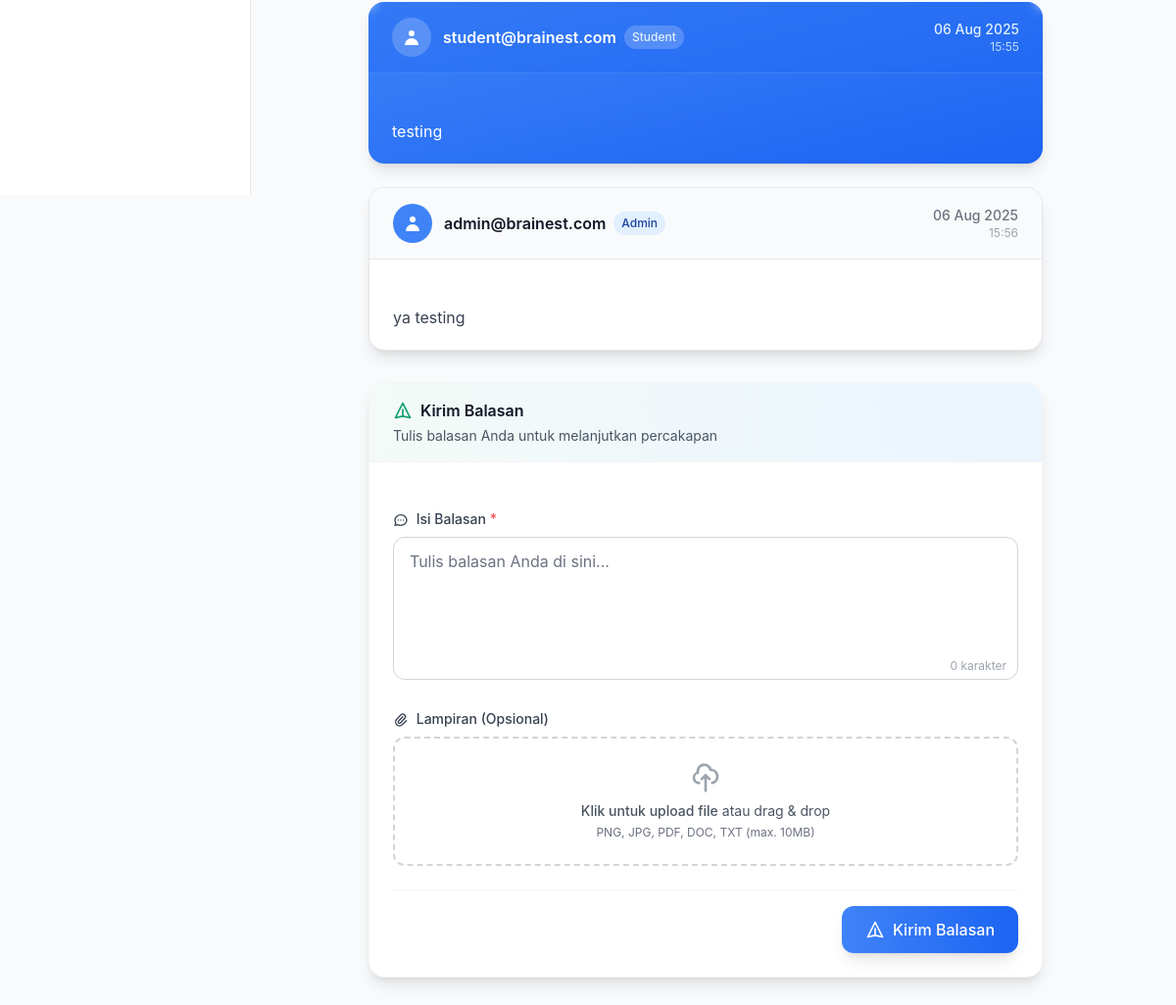
The app's page /messages/thread/1/ (signed in, lower part), older data.
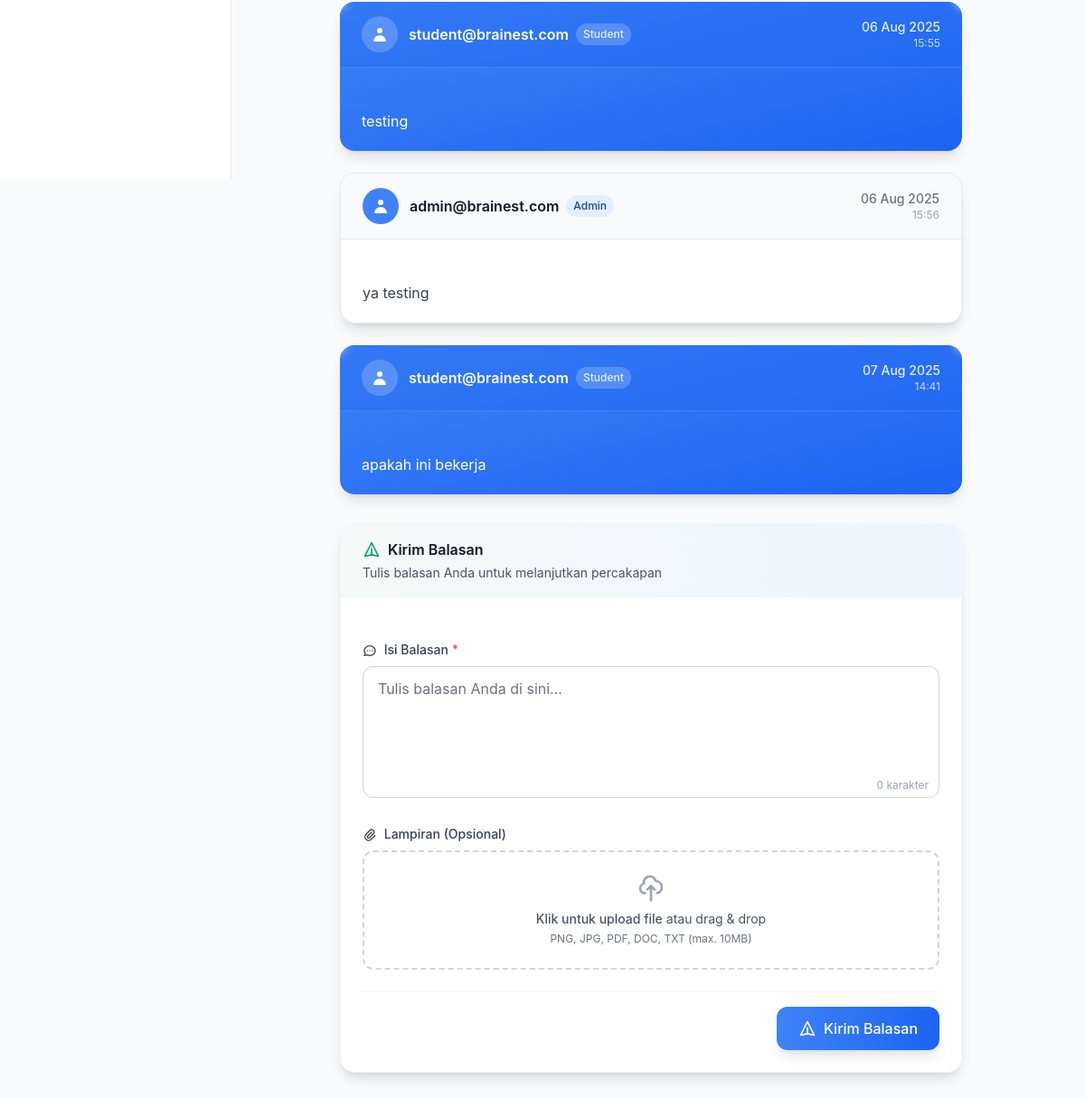
The same page, newer data.
### otosapp/models.py (models this page shows, shortened)
class Message(models.Model):
    thread = models.ForeignKey(MessageThread, on_delete=models.CASCADE, related_name='messages')
    sender = models.ForeignKey(User, on_delete=models.CASCADE, related_name='sent_messages')
    content = models.TextField(help_text="Isi pesan")
    attachment = models.FileField(upload_to='message_attachments/', null=True, blank=True,
                                help_text="File lampiran (opsional)")
    is_read = models.BooleanField(default=False)
    is_edited = models.BooleanField(default=False)
    created_at = models.DateTimeField(auto_now_add=True)
    updated_at = models.DateTimeField(auto_now=True)
    class Meta:
        ordering = ['created_at']
        verbose_name = "Pesan"
        verbose_name_plural = "Pesan"

class User(AbstractUser):
    email = models.EmailField(unique=True)
    USERNAME_FIELD = 'email'
    REQUIRED_FIELDS = ['username']
    role = models.ForeignKey('Role', on_delete=models.SET_NULL, null=True)
    profile_picture = models.ImageField(upload_to='profile_pictures/', null=True, blank=True)
    groups = models.ManyToManyField(
        Group,
        related_name="custom_user_set",  # Add a custom related name here
        blank=True,
        help_text="The groups this user belongs to.",
        verbose_name="groups"
    )
    user_permissions = models.ManyToManyField(
        Permission,
        related_name="custom_user_permissions",  # Add a custom related name here
        blank=True,
        help_text="Specific permissions for this user.",
        verbose_name="user permissions"
    )
    def is_admin(self):
        return self.role and self.role.role_name == 'Admin'

class Role(models.Model):
    role_name = models.CharField(max_length=200, unique=True)

### otosapp/views.py (the view, shortened to what this page needs)
# urls.py: path('messages/thread/<int:thread_id>/', views.message_thread, name='message_thread'),
@login_required
def message_thread(request, thread_id):
    thread = get_object_or_404(MessageThread, id=thread_id)
    user = request.user
    has_access = False
    if user.role and user.role.role_name == 'Student':
        has_access = (thread.student == user)
    else:
        has_access = (thread.teacher_or_admin == user or thread.teacher_or_admin is None)
    if not has_access:
        messages.error(request, 'Anda tidak memiliki akses ke thread ini.')
        return redirect('message_inbox')
    if not thread.teacher_or_admin and user.role and user.role.role_name != 'Student':
        thread.teacher_or_admin = user
        thread.save()
    thread.mark_as_read_for_user(user)
    messages_list = thread.messages.all().order_by('created_at')
    context = {
        'thread': thread,
        'messages_list': messages_list,
        'status_choices': MessageThread.STATUS_CHOICES,
        'can_manage': user.role and user.role.role_name in ['Admin', 'Teacher', 'Operator'],
    }
    return render(request, 'messages/thread_detail.html', context)

### otosapp/context_processors.py (called while the page is built)
def sidebar_context(request):
    context = {}
    if request.user.is_authenticated and (request.user.is_superuser or request.user.is_admin()):
        pending_payments_count = PaymentProof.objects.filter(status='pending').count()
        context['pending_payments_count'] = pending_payments_count
    return context

### otosapp/models.py (called while the page is built)
    def mark_as_read_for_user(self, user):
        self.messages.exclude(sender=user).update(is_read=True)

### otosapp/templates/messages/thread_detail.html (shortened to what the changed rows need)
{% extends 'base.html' %}
{% load static %}
{% block content %}
<div class="max-w-7xl mx-auto px-4 sm:px-6 lg:px-8 py-8">
    <div class="space-y-6 mb-8">
        {% for message in messages_list %}
        <div class="flex {% if message.sender == user %}justify-end{% else %}justify-start{% endif %} group">
            <div class="max-w-3xl w-full {% if message.sender == user %}ml-auto{% else %}mr-auto{% endif %}">
                <div class="{% if message.sender == user %}bg-gradient-to-br from-blue-500 to-blue-600 text-white{% else %}bg-white dark:bg-gray-800 border border-gray-200 dark:border-gray-700{% endif %} rounded-2xl shadow-lg overflow-hidden transform transition-all duration-200 hover:shadow-xl {% if message.sender == user %}hover:shadow-blue-500/25{% else %}hover:shadow-gray-500/25{% endif %}">
                    <div class="{% if message.sender == user %}bg-blue-600/30 backdrop-blur-sm{% else %}bg-gray-50 dark:bg-gray-700/50{% endif %} px-6 py-4 border-b {% if message.sender == user %}border-blue-400/30{% else %}border-gray-200 dark:border-gray-600{% endif %}">
                        <div class="flex justify-between items-center">
                            <div class="flex items-center space-x-3">
                                <div class="{% if message.sender == user %}bg-white/20{% else %}bg-blue-500{% endif %} w-10 h-10 rounded-full flex items-center justify-center">
                                    <svg class="w-5 h-5 {% if message.sender == user %}text-white{% else %}text-white{% endif %}" fill="currentColor" viewBox="0 0 20 20">
                                        <path fill-rule="evenodd" d="M10 9a3 3 0 100-6 3 3 0 000 6zm-7 9a7 7 0 1114 0H3z" clip-rule="evenodd"></path>
                                    </svg>
                                </div>
                                <div>
                                    <div class="flex items-center space-x-2">
                                        <span class="font-semibold {% if message.sender == user %}text-white{% else %}text-gray-900 dark:text-white{% endif %}">
                                            {{ message.sender.username }}
                                        </span>
                                        {% if message.sender.role %}
                                        <span class="{% if message.sender == user %}bg-white/20 text-blue-100{% else %}bg-blue-100 text-blue-800 dark:bg-blue-800 dark:text-blue-200{% endif %} text-xs font-medium px-2 py-1 rounded-full">
                                            {{ message.sender.role.role_name }}
                                        </span>
                                        {% endif %}
                                    </div>
                                </div>
                            </div>
                            <div class="text-right">
                                <div class="text-sm {% if message.sender == user %}text-blue-100{% else %}text-gray-500 dark:text-gray-400{% endif %} font-medium">
                                    {{ message.created_at|date:"d M Y" }}
                                </div>
                                <div class="text-xs {% if message.sender == user %}text-blue-200{% else %}text-gray-400 dark:text-gray-500{% endif %}">
                                    {{ message.created_at|time:"H:i" }}
                                </div>
                            </div>
                        </div>
                    </div>
                    <div class="px-6 py-5">
                        <div class="{% if message.sender == user %}text-white{% else %}text-gray-700 dark:text-gray-300{% endif %} text-base leading-relaxed whitespace-pre-line">
                            {{ message.content }}
                        </div>
                    </div>
                </div>
            </div>
        </div>
        {% endfor %}
    </div>
</div>
{% endblock %}

Row changes from the older to the newer data that the page shows:
added Message: sender.username "student@brainest.com", sender.role.role_name "Student", created_at "07 Aug 2025", created_at "14:41", content "apakah ini bekerja"
